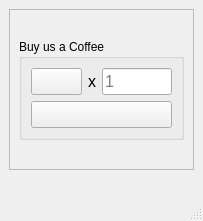
<?xml version="1.0" encoding="UTF-8"?>
<ui version="4.0">
 <class>MainWindow</class>
 <widget class="QMainWindow" name="MainWindow">
  <property name="geometry">
   <rect>
    <x>0</x>
    <y>0</y>
    <width>203</width>
    <height>221</height>
   </rect>
  </property>
  <property name="windowTitle">
   <string>MainWindow</string>
  </property>
  <widget class="QWidget" name="centralwidget">
   <layout class="QGridLayout" name="gridLayout_3">
    <item row="0" column="0">
     <widget class="QFrame" name="frame">
      <property name="frameShape">
       <enum>QFrame::StyledPanel</enum>
      </property>
      <property name="frameShadow">
       <enum>QFrame::Raised</enum>
      </property>
      <layout class="QGridLayout" name="gridLayout_2">
       <item row="1" column="0">
        <spacer name="horizontalSpacer_2">
         <property name="orientation">
          <enum>Qt::Horizontal</enum>
         </property>
         <property name="sizeHint" stdset="0">
          <size>
           <width>40</width>
           <height>20</height>
          </size>
         </property>
        </spacer>
       </item>
       <item row="1" column="2">
        <spacer name="horizontalSpacer">
         <property name="orientation">
          <enum>Qt::Horizontal</enum>
         </property>
         <property name="sizeHint" stdset="0">
          <size>
           <width>40</width>
           <height>20</height>
          </size>
         </property>
        </spacer>
       </item>
       <item row="2" column="1">
        <spacer name="verticalSpacer">
         <property name="orientation">
          <enum>Qt::Vertical</enum>
         </property>
         <property name="sizeHint" stdset="0">
          <size>
           <width>20</width>
           <height>40</height>
          </size>
         </property>
        </spacer>
       </item>
       <item row="1" column="1">
        <widget class="QGroupBox" name="groupBox">
         <property name="title">
          <string>Buy us a Coffee</string>
         </property>
         <layout class="QGridLayout" name="gridLayout">
          <item row="0" column="0">
           <widget class="QPushButton" name="coffee_pushButton">
            <property name="font">
             <font>
              <pointsize>12</pointsize>
             </font>
            </property>
            <property name="text">
             <string/>
            </property>
           </widget>
          </item>
          <item row="0" column="1">
           <widget class="QLabel" name="multiply_label">
            <property name="font">
             <font>
              <pointsize>12</pointsize>
             </font>
            </property>
            <property name="text">
             <string>x</string>
            </property>
           </widget>
          </item>
          <item row="0" column="2">
           <widget class="QLineEdit" name="cup_lineEdit">
            <property name="font">
             <font>
              <pointsize>12</pointsize>
             </font>
            </property>
            <property name="text">
             <string/>
            </property>
            <property name="placeholderText">
             <string>1</string>
            </property>
           </widget>
          </item>
          <item row="1" column="0" colspan="3">
           <widget class="QPushButton" name="support_pushButton">
            <property name="font">
             <font>
              <pointsize>12</pointsize>
             </font>
            </property>
            <property name="text">
             <string/>
            </property>
           </widget>
          </item>
         </layout>
        </widget>
       </item>
       <item row="0" column="1">
        <spacer name="verticalSpacer_2">
         <property name="orientation">
          <enum>Qt::Vertical</enum>
         </property>
         <property name="sizeHint" stdset="0">
          <size>
           <width>20</width>
           <height>40</height>
          </size>
         </property>
        </spacer>
       </item>
      </layout>
     </widget>
    </item>
    <item row="1" column="0">
     <widget class="QLabel" name="bottominfo_label">
      <property name="text">
       <string/>
      </property>
     </widget>
    </item>
   </layout>
  </widget>
  <widget class="QMenuBar" name="menubar">
   <property name="geometry">
    <rect>
     <x>0</x>
     <y>0</y>
     <width>203</width>
     <height>22</height>
    </rect>
   </property>
  </widget>
  <widget class="QStatusBar" name="statusbar"/>
 </widget>
 <resources/>
 <connections/>
</ui>
